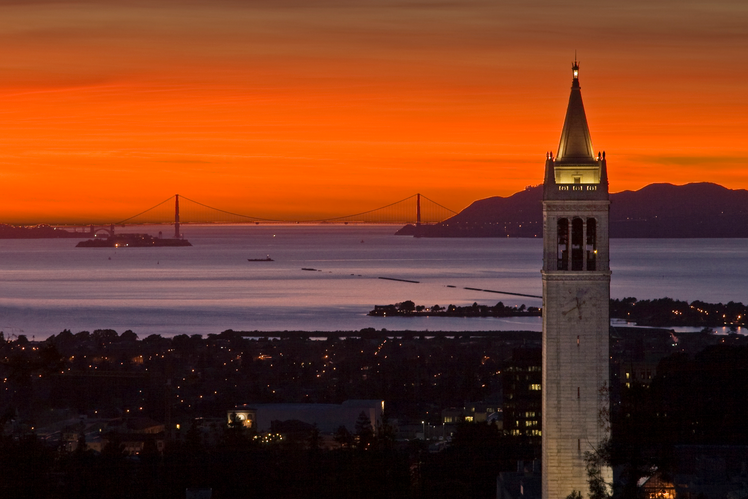
#> input picture Image_Processing/BerkeleyTower.png, 748 x 499 px
$ python ImageProps.py   (Python 2 division)
#> lines starting #> are read from the running program, lines starting #| are printed output that depends on the picture
#!/usr/bin/env python -tt

# Imports
import cv2
import numpy as np
from matplotlib import pyplot as plt

def main():
  fileName = 'BerkeleyTower.png'

  img = cv2.imread(fileName, -1)
#> img is the input picture: shape (499, 748, 3); mean B, G, R 32.9, 58.2, 118
  print img.shape
#| (499, 748, 3)
  print img.size
#| 1119756
  print img.dtype
#| uint8

  img = img[:, :, :: -1]

  redB = np.copy(img)
  redB[:, :, 2] = 0
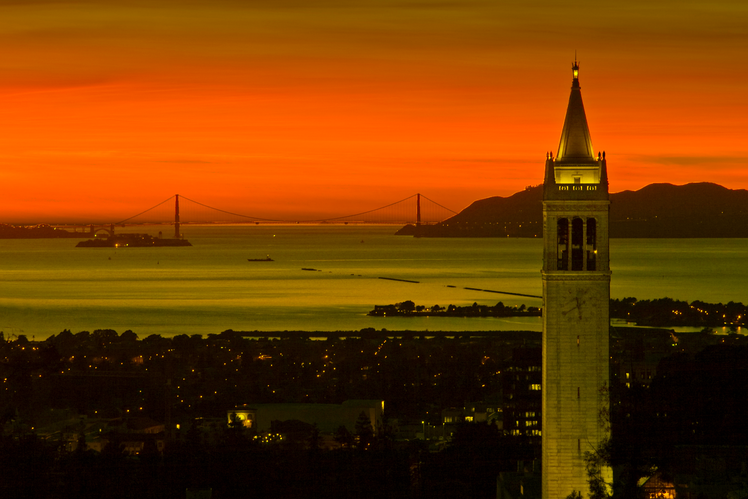
#> redB: shape (499, 748, 3); mean R, G, B 118, 58.2, 0
  redB[:, :, 1] = 0
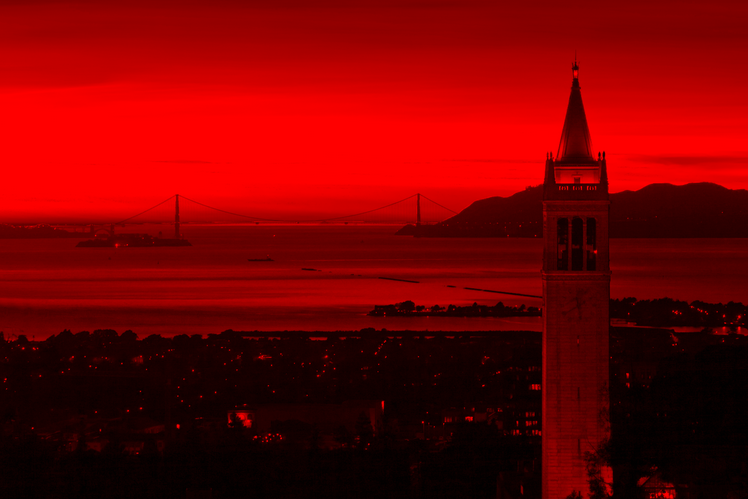
#> redB: shape (499, 748, 3); mean R, G, B 118, 0, 0

  enhRed = np.copy(img)
  enhRed[:, :, 0] *= 2
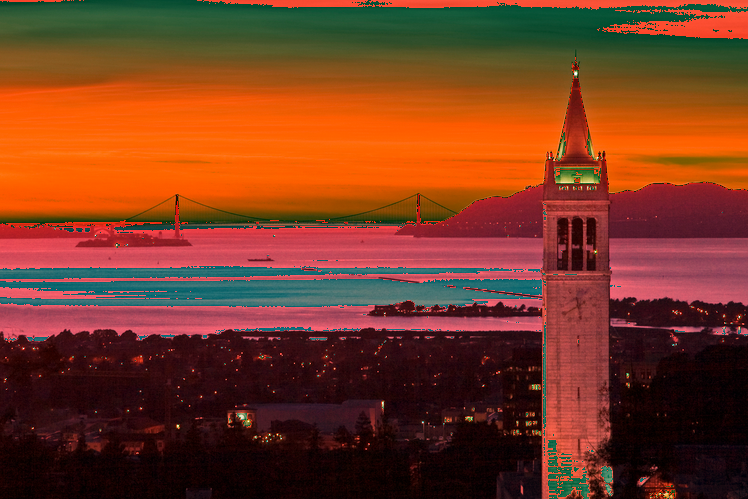
#> enhRed: shape (499, 748, 3); mean R, G, B 120.2, 58.2, 32.9
  plt.subplot(311)
  plt.imshow(img)
  plt.subplot(312)
  plt.imshow(enhRed)
  plt.subplot(313)
  plt.imshow(redB)
  plt.show()
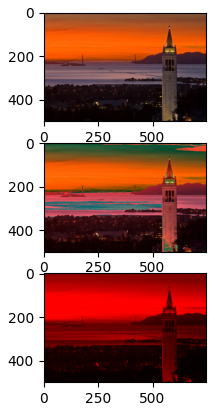
#> figure drawn by matplotlib, 3 panels

if __name__ == '__main__':
  main()

$ run again, with Image_Processing/SIP_1.jpg saved as Image_Processing/BerkeleyTower.png
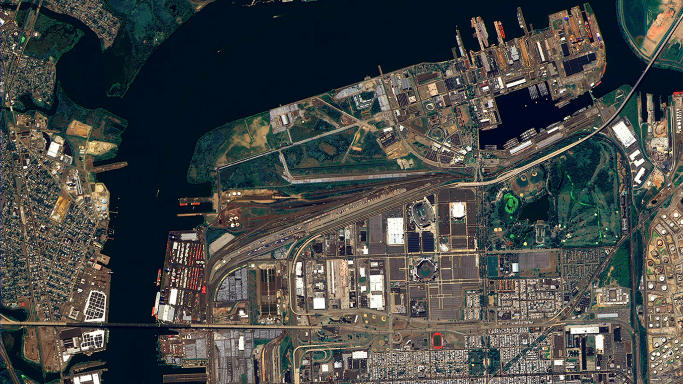
#> input picture Image_Processing/SIP_1.jpg, 1366 x 768 px (shown at 1/2 size)
#> in main, img is the input picture: shape (768, 1366, 3); mean B, G, R 69.7, 71.3, 68.7
#| (768, 1366, 3)
#| 3147264
#| uint8
#> in main, `enhRed[:, :, 0] *= 2`:
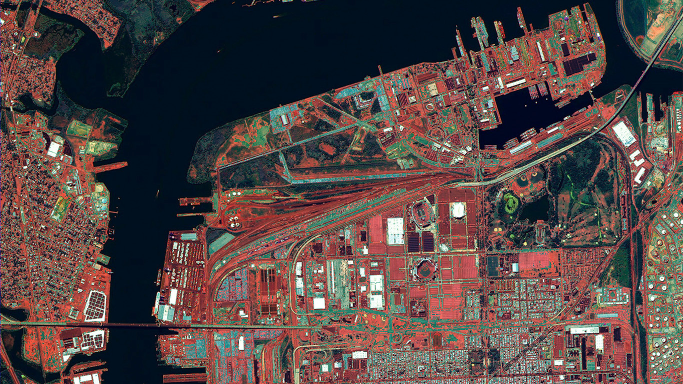
#> enhRed: shape (768, 1366, 3) (shown at 1/2 size); mean R, G, B 86.6, 71.3, 69.7
#> in main, `plt.show()`:
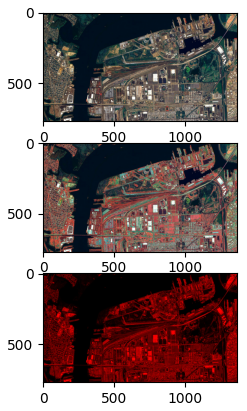
#> figure drawn by matplotlib, 3 panels
